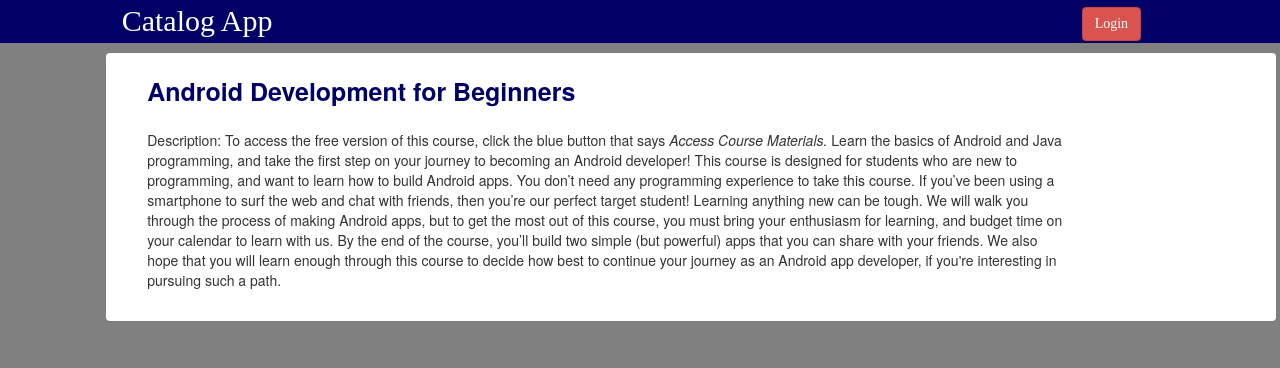
Page /item/1 on the committed database.
### database_setup.py (models this page shows, shortened)
class Items(Base):
    __tablename__ = 'item'
    name =Column(String(80), nullable = False)
    id = Column(Integer, primary_key = True)
    description = Column(String(1000))
    updated = Column(DateTime, default=datetime.datetime.utcnow)

### application.py (the view)
@app.route('/item/<item_id>')
def showItem(item_id):
    item = session.query(Items).filter_by(id=item_id).one()
    return render_template('showItem.html', item=item)

### application.py (called while the page is built)
@app.before_request
def before_request():
    g.logged = False
    if 'username' in login_session:
        g.logged = True

### templates/showItem.html (shortened to what this page needs)
{% extends "main.html" %}
{% block content %}
{% include "header.html" %}
<div class="container panel top-panel">
	<div class="row">
		<div class="panel-header">{{item.name}}</div>
	</div>
	<div class="col-md-10" style="margin-left:10px;margin-bottom:10px">Description: {{item.description|safe}}<br><br>
	</div>
</div>
{% endblock %}

### static/styles.css (style rules this page uses)
body { background: gray !important; }
.top-panel { margin-top:10px; margin-left:8.3%; }
.panel-header { color: #000066; font-size: 25px; font-weight: bold; margin:20px; margin-left: 40px; }

### rows in the picture
Items: name "Android Development for Beginners", description "To access the free version of this course, click the blue button that says Access Course Materials. Learn the basics of Android and Java programming, and take the first step on your journey to becoming an Android developer! This course is designed for students who are new to programming, and want to learn how to build Android apps. You don’t need any programming experience to take this course. If you’ve been using a smartphone to surf the web and chat with friends, then you’re our perfect target student! Learning anything new can be tough. We will walk you through the process of making Android apps, but to get the most out of this course, you must bring your enthusiasm for learning, and…"
